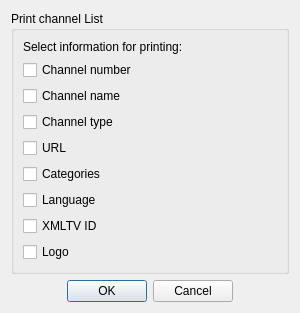
<?xml version="1.0" encoding="UTF-8"?>
<ui version="4.0">
 <class>PrintDialog</class>
 <widget class="QDialog" name="PrintDialog">
  <property name="geometry">
   <rect>
    <x>0</x>
    <y>0</y>
    <width>300</width>
    <height>300</height>
   </rect>
  </property>
  <property name="windowTitle">
   <string>Print</string>
  </property>
  <property name="windowIcon">
   <iconset theme="document-print">
    <normaloff/>
   </iconset>
  </property>
  <layout class="QVBoxLayout" name="verticalLayout">
   <item>
    <widget class="QGroupBox" name="channelListBox">
     <property name="title">
      <string>Print channel List</string>
     </property>
     <layout class="QVBoxLayout" name="verticalLayout_3">
      <item>
       <widget class="QLabel" name="labelSelect">
        <property name="text">
         <string>Select information for printing:</string>
        </property>
       </widget>
      </item>
      <item>
       <widget class="QCheckBox" name="checkNum">
        <property name="text">
         <string>Channel number</string>
        </property>
       </widget>
      </item>
      <item>
       <widget class="QCheckBox" name="checkName">
        <property name="text">
         <string>Channel name</string>
        </property>
       </widget>
      </item>
      <item>
       <widget class="QCheckBox" name="checkType">
        <property name="text">
         <string>Channel type</string>
        </property>
       </widget>
      </item>
      <item>
       <widget class="QCheckBox" name="checkUrl">
        <property name="text">
         <string>URL</string>
        </property>
       </widget>
      </item>
      <item>
       <widget class="QCheckBox" name="checkCategories">
        <property name="text">
         <string>Categories</string>
        </property>
       </widget>
      </item>
      <item>
       <widget class="QCheckBox" name="checkLanguage">
        <property name="text">
         <string>Language</string>
        </property>
       </widget>
      </item>
      <item>
       <widget class="QCheckBox" name="checkEpg">
        <property name="text">
         <string>XMLTV ID</string>
        </property>
       </widget>
      </item>
      <item>
       <widget class="QCheckBox" name="checkLogo">
        <property name="text">
         <string>Logo</string>
        </property>
       </widget>
      </item>
      <item>
       <spacer name="verticalSpacer">
        <property name="orientation">
         <enum>Qt::Vertical</enum>
        </property>
        <property name="sizeHint" stdset="0">
         <size>
          <width>20</width>
          <height>40</height>
         </size>
        </property>
       </spacer>
      </item>
     </layout>
    </widget>
   </item>
   <item>
    <widget class="QDialogButtonBox" name="buttonBox">
     <property name="standardButtons">
      <set>QDialogButtonBox::Cancel|QDialogButtonBox::Ok</set>
     </property>
     <property name="centerButtons">
      <bool>true</bool>
     </property>
    </widget>
   </item>
  </layout>
 </widget>
 <tabstops>
  <tabstop>checkNum</tabstop>
  <tabstop>checkName</tabstop>
  <tabstop>checkType</tabstop>
  <tabstop>checkUrl</tabstop>
  <tabstop>checkCategories</tabstop>
  <tabstop>checkLanguage</tabstop>
  <tabstop>checkEpg</tabstop>
  <tabstop>checkLogo</tabstop>
  <tabstop>buttonBox</tabstop>
 </tabstops>
 <resources/>
 <connections/>
</ui>
